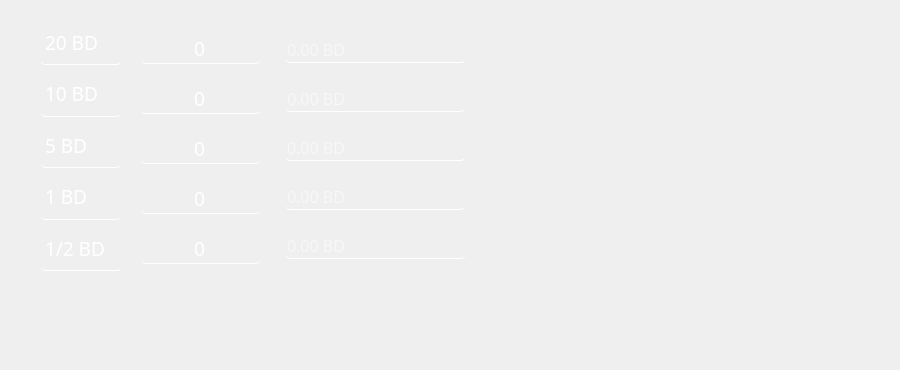
      <widget class="QWidget" name="bahr_3">
       <widget class="QLabel" name="label_58">
        <property name="geometry">
         <rect>
          <x>550</x>
          <y>0</y>
          <width>341</width>
          <height>361</height>
         </rect>
        </property>
        <property name="text">
         <string/>
        </property>
        <property name="pixmap">
         <pixmap>devise/bahrain-25.png</pixmap>
        </property>
        <property name="scaledContents">
         <bool>true</bool>
        </property>
       </widget>
       <widget class="QWidget" name="">
        <property name="geometry">
         <rect>
          <x>140</x>
          <y>20</y>
          <width>121</width>
          <height>261</height>
         </rect>
        </property>
        <layout class="QVBoxLayout" name="verticalLayout_27">
         <item>
          <widget class="QLineEdit" name="bh">
           <property name="font">
            <font>
             <family>Mongolian Baiti</family>
             <pointsize>14</pointsize>
            </font>
           </property>
           <property name="styleSheet">
            <string notr="true">color: rgb(255, 255, 255);
border-radius:5px;
background-color:transparent;
border-bottom:1px solid rgb(255, 255, 255);</string>
           </property>
           <property name="text">
            <string>0</string>
           </property>
           <property name="alignment">
            <set>Qt::AlignCenter</set>
           </property>
           <property name="placeholderText">
            <string>Qté.</string>
           </property>
          </widget>
         </item>
         <item>
          <widget class="QLineEdit" name="bh_2">
           <property name="font">
            <font>
             <family>Mongolian Baiti</family>
             <pointsize>14</pointsize>
            </font>
           </property>
           <property name="styleSheet">
            <string notr="true">color: rgb(255, 255, 255);
border-radius:5px;
background-color:transparent;
border-bottom:1px solid rgb(255, 255, 255);</string>
           </property>
           <property name="text">
            <string>0</string>
           </property>
           <property name="alignment">
            <set>Qt::AlignCenter</set>
           </property>
           <property name="placeholderText">
            <string>Qté.</string>
           </property>
          </widget>
         </item>
         <item>
          <widget class="QLineEdit" name="bh_3">
           <property name="font">
            <font>
             <family>Mongolian Baiti</family>
             <pointsize>14</pointsize>
            </font>
           </property>
           <property name="styleSheet">
            <string notr="true">color: rgb(255, 255, 255);
border-radius:5px;
background-color:transparent;
border-bottom:1px solid rgb(255, 255, 255);</string>
           </property>
           <property name="text">
            <string>0</string>
           </property>
           <property name="alignment">
            <set>Qt::AlignCenter</set>
           </property>
           <property name="placeholderText">
            <string>Qté.</string>
           </property>
          </widget>
         </item>
         <item>
          <widget class="QLineEdit" name="bh_4">
           <property name="font">
            <font>
             <family>Mongolian Baiti</family>
             <pointsize>14</pointsize>
            </font>
           </property>
           <property name="styleSheet">
            <string notr="true">color: rgb(255, 255, 255);
border-radius:5px;
background-color:transparent;
border-bottom:1px solid rgb(255, 255, 255);</string>
           </property>
           <property name="text">
            <string>0</string>
           </property>
           <property name="alignment">
            <set>Qt::AlignCenter</set>
           </property>
           <property name="placeholderText">
            <string>Qté.</string>
           </property>
          </widget>
         </item>
         <item>
          <widget class="QLineEdit" name="bh_5">
           <property name="font">
            <font>
             <family>Mongolian Baiti</family>
             <pointsize>14</pointsize>
            </font>
           </property>
           <property name="styleSheet">
            <string notr="true">color: rgb(255, 255, 255);
border-radius:5px;
background-color:transparent;
border-bottom:1px solid rgb(255, 255, 255);</string>
           </property>
           <property name="text">
            <string>0</string>
           </property>
           <property name="alignment">
            <set>Qt::AlignCenter</set>
           </property>
           <property name="placeholderText">
            <string>Qté.</string>
           </property>
          </widget>
         </item>
        </layout>
       </widget>
       <widget class="QWidget" name="">
        <property name="geometry">
         <rect>
          <x>285</x>
          <y>20</y>
          <width>181</width>
          <height>261</height>
         </rect>
        </property>
        <layout class="QVBoxLayout" name="verticalLayout_48">
         <item>
          <widget class="QLineEdit" name="bn">
           <property name="font">
            <font>
             <family>Mongolian Baiti</family>
             <pointsize>12</pointsize>
            </font>
           </property>
           <property name="styleSheet">
            <string notr="true">color: rgb(255, 255, 255);
border-radius:5px;
background-color:transparent;
border-bottom:1px solid rgb(255, 255, 255);</string>
           </property>
           <property name="text">
            <string/>
           </property>
           <property name="readOnly">
            <bool>true</bool>
           </property>
           <property name="placeholderText">
            <string>0.00 BD</string>
           </property>
          </widget>
         </item>
         <item>
          <widget class="QLineEdit" name="bn_2">
           <property name="font">
            <font>
             <family>Mongolian Baiti</family>
             <pointsize>12</pointsize>
            </font>
           </property>
           <property name="styleSheet">
            <string notr="true">color: rgb(255, 255, 255);
border-radius:5px;
background-color:transparent;
border-bottom:1px solid rgb(255, 255, 255);</string>
           </property>
           <property name="text">
            <string/>
           </property>
           <property name="readOnly">
            <bool>true</bool>
           </property>
           <property name="placeholderText">
            <string>0.00 BD</string>
           </property>
          </widget>
         </item>
         <item>
          <widget class="QLineEdit" name="bn_3">
           <property name="font">
            <font>
             <family>Mongolian Baiti</family>
             <pointsize>12</pointsize>
            </font>
           </property>
           <property name="styleSheet">
            <string notr="true">color: rgb(255, 255, 255);
border-radius:5px;
background-color:transparent;
border-bottom:1px solid rgb(255, 255, 255);</string>
           </property>
           <property name="text">
            <string/>
           </property>
           <property name="readOnly">
            <bool>true</bool>
           </property>
           <property name="placeholderText">
            <string>0.00 BD</string>
           </property>
          </widget>
         </item>
         <item>
          <widget class="QLineEdit" name="bn_4">
           <property name="font">
            <font>
             <family>Mongolian Baiti</family>
             <pointsize>12</pointsize>
            </font>
           </property>
           <property name="styleSheet">
            <string notr="true">color: rgb(255, 255, 255);
border-radius:5px;
background-color:transparent;
border-bottom:1px solid rgb(255, 255, 255);</string>
           </property>
           <property name="text">
            <string/>
           </property>
           <property name="readOnly">
            <bool>true</bool>
           </property>
           <property name="placeholderText">
            <string>0.00 BD</string>
           </property>
          </widget>
         </item>
         <item>
          <widget class="QLineEdit" name="bn_5">
           <property name="font">
            <font>
             <family>Mongolian Baiti</family>
             <pointsize>12</pointsize>
            </font>
           </property>
           <property name="styleSheet">
            <string notr="true">color: rgb(255, 255, 255);
border-radius:5px;
background-color:transparent;
border-bottom:1px solid rgb(255, 255, 255);</string>
           </property>
           <property name="text">
            <string/>
           </property>
           <property name="readOnly">
            <bool>true</bool>
           </property>
           <property name="placeholderText">
            <string>0.00 BD</string>
           </property>
          </widget>
         </item>
        </layout>
       </widget>
       <widget class="QWidget" name="">
        <property name="geometry">
         <rect>
          <x>40</x>
          <y>20</y>
          <width>82</width>
          <height>251</height>
         </rect>
        </property>
        <layout class="QVBoxLayout" name="verticalLayout_49">
         <item>
          <widget class="QLabel" name="label_155">
           <property name="font">
            <font>
             <family>Mongolian Baiti</family>
             <pointsize>14</pointsize>
            </font>
           </property>
           <property name="styleSheet">
            <string notr="true">color: rgb(255, 255, 255);
border-radius:5px;
background-color:transparent;
border-bottom:1px solid rgb(255, 255, 255);</string>
           </property>
           <property name="text">
            <string>20 BD</string>
           </property>
          </widget>
         </item>
         <item>
          <widget class="QLabel" name="label_156">
           <property name="font">
            <font>
             <family>Mongolian Baiti</family>
             <pointsize>14</pointsize>
            </font>
           </property>
           <property name="styleSheet">
            <string notr="true">color: rgb(255, 255, 255);
border-radius:5px;
background-color:transparent;
border-bottom:1px solid rgb(255, 255, 255);</string>
           </property>
           <property name="text">
            <string>10 BD</string>
           </property>
          </widget>
         </item>
         <item>
          <widget class="QLabel" name="label_154">
           <property name="font">
            <font>
             <family>Mongolian Baiti</family>
             <pointsize>14</pointsize>
            </font>
           </property>
           <property name="styleSheet">
            <string notr="true">color: rgb(255, 255, 255);
border-radius:5px;
background-color:transparent;
border-bottom:1px solid rgb(255, 255, 255);</string>
           </property>
           <property name="text">
            <string>5 BD</string>
           </property>
          </widget>
         </item>
         <item>
          <widget class="QLabel" name="label_159">
           <property name="font">
            <font>
             <family>Mongolian Baiti</family>
             <pointsize>14</pointsize>
            </font>
           </property>
           <property name="styleSheet">
            <string notr="true">color: rgb(255, 255, 255);
border-radius:5px;
background-color:transparent;
border-bottom:1px solid rgb(255, 255, 255);</string>
           </property>
           <property name="text">
            <string>1 BD</string>
           </property>
          </widget>
         </item>
         <item>
          <widget class="QLabel" name="label_158">
           <property name="font">
            <font>
             <family>Mongolian Baiti</family>
             <pointsize>14</pointsize>
            </font>
           </property>
           <property name="styleSheet">
            <string notr="true">color: rgb(255, 255, 255);
border-radius:5px;
background-color:transparent;
border-bottom:1px solid rgb(255, 255, 255);</string>
           </property>
           <property name="text">
            <string>1/2 BD</string>
           </property>
          </widget>
         </item>
        </layout>
       </widget>
      </widget>
